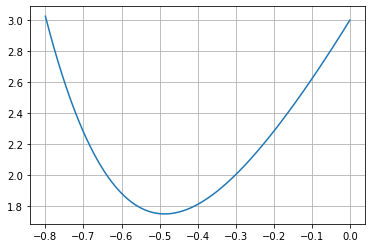

This chart was generated by the following Python code:
#!/usr/bin/env python3
# -*- coding: utf-8 -*-
"""
Created on Sun Feb 16 13:56:51 2020

@author: kuntal
"""
import numpy as np
import matplotlib.pyplot as plt


def column(matrix, i):
    return [row[i] for row in matrix]

def check(order, coeff):
    m = int(order/2) +1
    n = order+1
    routh = np.zeros((n, m))
    coeff1 = coeff[::2]
    coeff2 = coeff[1::2]
    
    if len(coeff1) > len(coeff2):
        coeff2.append(0)
        
    routh[0] = coeff1
    routh[1] = coeff2
#    print(coeff1)
#    print(coeff2)
    flag = True
    for i in range(2,n):
        for j in range(m-1):
            routh[i][j] = (-1/routh[i-1][0])*(routh[i-2][0]*routh[i-1][j+1] - routh[i-1][0]*routh[i-2][j+1])
    #print(routh)
    col = column(routh,0)
    #print(col)
    for element in coeff:
        if element == 0:
            flag =  False
    
    if min(coeff) < 0 < max(coeff):
        flag =  False
     
    sign = 1
    count = 0
    for element in col:
        temp = element/abs(element)
        if (sign != temp):
            count +=1
            sign = temp
            flag = False
            
    return flag, count
    
     
coeff =  [6,1,2,4,3]
       
    
f, c = check(4,coeff )

def poly(x):
    return 6*x**4 + x**3 + 2*x**2 + 4*x + 3

x = np.linspace(-0.8,0, 2000)
fig, ax = plt.subplots()
ax.plot(x, poly(x))
ax.grid(True, which='both')
plt.show()

print("Number of roots in right half of the plane: ", c)
if f:
    print("System is stable")
else:
    print("System unstable")
